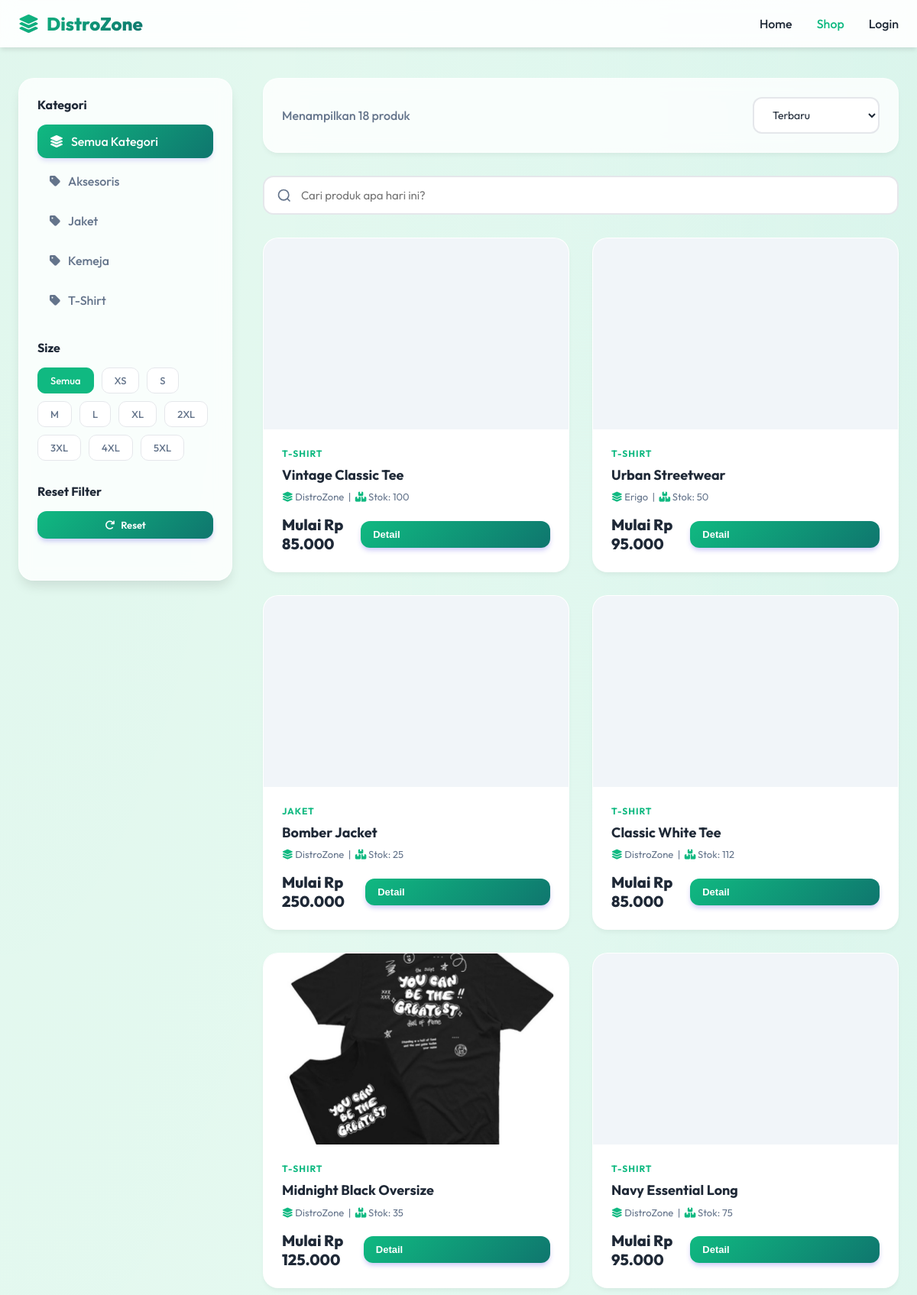
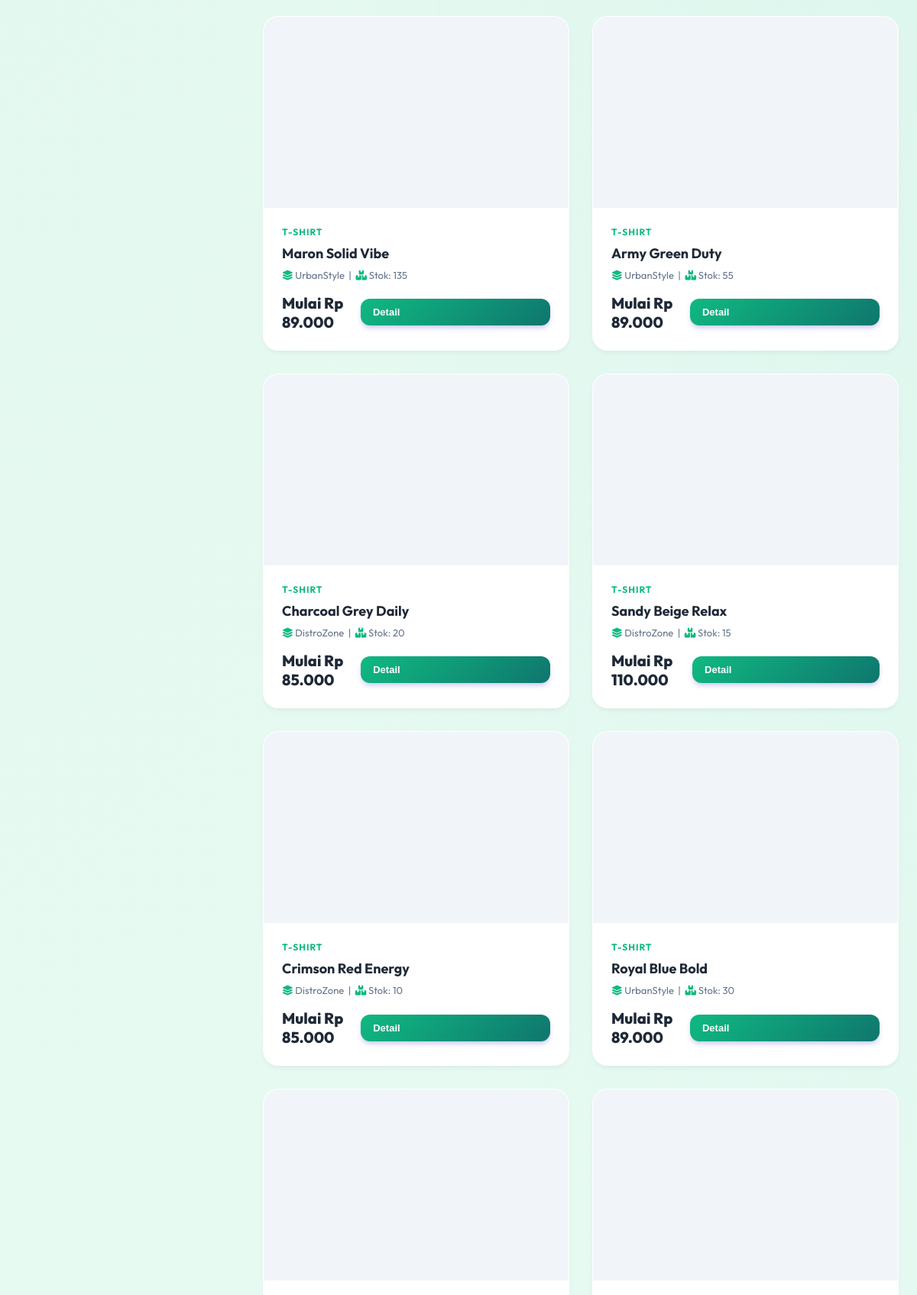
/customer/shop.php (upper part), run on the app's committed database (2 pictures, top to bottom).
### tables this page shows
CREATE TABLE `kategori` (
  `id` int(11) NOT NULL AUTO_INCREMENT,
  `nama_kategori` varchar(50) NOT NULL,
  `slug` varchar(50) NOT NULL,
  PRIMARY KEY (`id`)
);

CREATE TABLE `kaos_master` (
  `id` int(11) NOT NULL AUTO_INCREMENT,
  `nama_kaos` varchar(100) NOT NULL,
  `merek` varchar(50) DEFAULT NULL,
  `kategori_id` int(11) DEFAULT NULL,
  `type_kaos` enum('Lengan Panjang','Lengan Pendek') DEFAULT 'Lengan Pendek',
  `deskripsi` text DEFAULT NULL,
  `foto_utama` varchar(255) DEFAULT NULL,
  `created_at` timestamp NOT NULL DEFAULT current_timestamp(),
  `updated_at` timestamp NOT NULL DEFAULT current_timestamp() ON UPDATE current_timestamp(),
  PRIMARY KEY (`id`),
  KEY `kategori_id` (`kategori_id`),
  CONSTRAINT `kaos_master_ibfk_1` FOREIGN KEY (`kategori_id`) REFERENCES `kategori` (`id`) ON DELETE SET NULL
);

### customer/shop.php (the view, shortened to what this page needs)
<?php
function format_rupiah($angka) {
    return 'Rp ' . number_format($angka, 0, ',', '.');
}
try {
    $db = new Database();
    $conn = $db->getConnection();
} catch(Exception $e) {
    die("Koneksi database gagal: " . $e->getMessage());
}
$search = isset($_GET['search']) ? clean_input($_GET['search']) : '';
$kategori = isset($_GET['kategori']) ? intval($_GET['kategori']) : 0;
$size = isset($_GET['size']) ? clean_input($_GET['size']) : '';
$sort = isset($_GET['sort']) ? clean_input($_GET['sort']) : 'terbaru';
$query = "SELECT k.*, kat.nama_kategori, MIN(v.harga) as harga, SUM(v.stok) as total_stok
          FROM kaos_master k
          LEFT JOIN kategori kat ON k.kategori_id = kat.id
          JOIN kaos_varian v ON k.id = v.kaos_master_id
          WHERE 1=1";
$params = [];
$query .= " GROUP BY k.id HAVING total_stok > 0";
switch($sort) {
    default:
        $query .= " ORDER BY k.created_at DESC";
}
try {
    $stmt = $conn->prepare($query);
    $stmt->execute($params);
    $products = $stmt->fetchAll(PDO::FETCH_ASSOC);
} catch(PDOException $e) {
    $products = [];
}
try {
    $stmt_kat = $conn->query("SELECT * FROM kategori ORDER BY nama_kategori");
    $categories = $stmt_kat->fetchAll(PDO::FETCH_ASSOC);
} catch(PDOException $e) {
    $categories = [];
}
$cart_count = 0;
?>
<!DOCTYPE html>
<html lang="id">
<head>
    <link rel="stylesheet" href="https://cdnjs.cloudflare.com/ajax/libs/font-awesome/6.4.0/css/all.min.css">
</head>
<body>
    <nav class="navbar">
        <div class="navbar-content">
            <a href="index.php" class="logo" style="display: flex; align-items: center; gap: 10px;">
                <i class="fas fa-layer-group"></i>
                DistroZone
            </a>
            <div class="nav-links">
                <a href="index.php">Home</a>
                <a href="shop.php" class="active">Shop</a>
                <?php if(isset($_SESSION['user_id'])): ?>
                    <a href="cart.php" class="cart-icon">
                        <i class="fas fa-shopping-bag"></i>
                        <?php if($cart_count > 0): ?>
                            <span class="cart-badge"><?php echo $cart_count; ?></span>
                        <?php endif; ?>
                    </a>
                    <a href="orders.php" title="Pesanan Saya"><i class="fas fa-box"></i></a>
                    <a href="../auth/logout.php" class="btn">Logout</a>
                <?php else: ?>
                    <a href="../auth/login.php" class="btn">Login</a>
                <?php endif; ?>
            </div>
        </div>
    </nav>
    <div class="container">
        <div class="shop-layout">
            <aside class="filters-sidebar">
                <div class="filter-section">
                    <h3 class="filter-title">Kategori</h3>
                    <a href="shop.php" class="filter-option <?php echo $kategori == 0 ? 'active' : ''; ?>">
                        <i class="fas fa-layer-group"></i> Semua Kategori
                    </a>
                    <?php foreach($categories as $kat): ?>
                        <a href="?kategori=<?php echo $kat['id']; ?><?php echo !empty($size) ? '&size='.$size : ''; ?><?php echo !empty($search) ? '&search='.urlencode($search) : ''; ?>"
                           class="filter-option <?php echo $kategori == $kat['id'] ? 'active' : ''; ?>">
                            <i class="fas fa-tag"></i> <?php echo htmlspecialchars($kat['nama_kategori']); ?>
                        </a>
                    <?php endforeach; ?>
                </div>
                <div class="filter-section">
                    <h3 class="filter-title">Size</h3>
                    <div class="filter-buttons">
                        <a href="shop.php<?php echo $kategori > 0 ? '?kategori='.$kategori : ''; ?><?php echo !empty($search) ? (($kategori > 0 ? '&' : '?').'search='.urlencode($search)) : ''; ?>"
                           class="filter-btn <?php echo empty($size) ? 'active' : ''; ?>">
                            Semua
                        </a>
                        <?php
                        $sizes = ['XS', 'S', 'M', 'L', 'XL', '2XL', '3XL', '4XL', '5XL'];
                        foreach($sizes as $s): ?>
                            <a href="?size=<?php echo $s; ?><?php echo $kategori > 0 ? '&kategori='.$kategori : ''; ?><?php echo !empty($search) ? '&search='.urlencode($search) : ''; ?>"
                               class="filter-btn <?php echo $size == $s ? 'active' : ''; ?>">
                                <?php echo $s; ?>
                            </a>
                        <?php endforeach; ?>
                    </div>
                </div>
                <div class="filter-section">
                    <h3 class="filter-title">Reset Filter</h3>
                    <a href="shop.php" class="btn-add-cart" style="justify-content: center; text-decoration: none;">
                        <i class="fas fa-redo"></i> Reset
                    </a>
                </div>
            </aside>
            <div class="products-area">
                <div class="shop-header">
                    <div class="results-count" style="color: #64748B; font-weight: 500;">
                        Menampilkan <?php echo count($products); ?> produk
                    </div>
                    <form method="GET" style="display: flex; gap: 12px; align-items: center; flex: 1; justify-content: flex-end;">
                        <select name="sort" class="sort-select" onchange="this.form.submit()">
                            <option value="terbaru" <?php echo $sort == 'terbaru' ? 'selected' : ''; ?>>Terbaru</option>
                        </select>
                    </form>
                </div>
                <form method="GET" style="margin-bottom: 30px;">
                    <input type="text" name="search" class="search-bar"
                           placeholder="Cari produk apa hari ini?"
                           value="<?php echo htmlspecialchars($search); ?>">
                </form>
                <?php if(empty($products)): ?>
                    <div class="empty-state">
                        <i class="fas fa-search" style="font-size: 64px; color: #CBD5E1; margin-bottom: 20px;"></i>
                        <h3>Produk Tidak Ditemukan</h3>
                        <p>Coba kata kunci lain atau reset filter Anda.</p>
                        <a href="shop.php" class="btn-add-cart" style="display: inline-block; text-decoration: none; padding: 12px 24px;">Lihat Semua Produk</a>
                    </div>
                <?php else: ?>
                    <div class="products-grid">
                        <?php foreach($products as $product): ?>
                        <div class="product-card">
                            <div class="product-image" style="background-image: url('../<?php echo !empty($product['foto_utama']) ? htmlspecialchars($product['foto_utama']) : 'assets/img/no-image.jpg'; ?>');">
                            </div>
                            <div class="product-info">
                                <div class="product-category"><?php echo htmlspecialchars($product['nama_kategori']); ?></div>
                                <div class="product-name"><?php echo htmlspecialchars($product['nama_kaos']); ?></div>
                                <div class="product-meta">
                                    <i class="fas fa-layer-group" style="color: var(--primary);"></i> <?php echo htmlspecialchars($product['merek']); ?>
                                    &nbsp;|&nbsp;
                                    <i class="fas fa-boxes" style="color: var(--primary);"></i> Stok: <?php echo htmlspecialchars($product['total_stok']); ?>
                                </div>
                                <div class="product-footer">
                                    <div class="product-price">Mulai <?php echo format_rupiah($product['harga']); ?></div>
                                    <button onclick='openQuickView(<?php echo json_encode($product); ?>)' class="btn-add-cart" style="text-decoration: none; border: none; cursor: pointer; width: 100%;">
                                        Detail
                                    </button>
                                </div>
                            </div>
                        </div>
                        <?php endforeach; ?>
                    </div>
                <?php endif; ?>
            </div>
        </div>
    </div>
</body>
</html>

### data on the page
kategori: nama_kategori "Aksesoris"
kategori: nama_kategori "Jaket"
kategori: nama_kategori "Kemeja"
kategori: nama_kategori "T-Shirt"
kaos_master: kategori.nama_kategori "T-SHIRT", nama_kaos "Vintage Classic Tee", merek "DistroZone", total_stok "100", harga "Rp 85.000"
kaos_master: kategori.nama_kategori "T-SHIRT", nama_kaos "Urban Streetwear", merek "Erigo", total_stok "50", harga "Rp 95.000"
kaos_master: kategori.nama_kategori "JAKET", nama_kaos "Bomber Jacket", merek "DistroZone", total_stok "25", harga "Rp 250.000"
kaos_master: kategori.nama_kategori "T-SHIRT", nama_kaos "Classic White Tee", merek "DistroZone", total_stok "112", harga "Rp 85.000"
kaos_master: foto_utama (picture), kategori.nama_kategori "T-SHIRT", nama_kaos "Midnight Black Oversize", merek "DistroZone", total_stok "35", harga "Rp 125.000"
kaos_master: kategori.nama_kategori "T-SHIRT", nama_kaos "Navy Essential Long", merek "DistroZone", total_stok "75", harga "Rp 95.000"
kaos_master: kategori.nama_kategori "T-SHIRT", nama_kaos "Maron Solid Vibe", merek "UrbanStyle", total_stok "135", harga "Rp 89.000"
kaos_master: kategori.nama_kategori "T-SHIRT", nama_kaos "Army Green Duty", merek "UrbanStyle", total_stok "55", harga "Rp 89.000"
kaos_master: kategori.nama_kategori "T-SHIRT", nama_kaos "Charcoal Grey Daily", merek "DistroZone", total_stok "20", harga "Rp 85.000"
kaos_master: kategori.nama_kategori "T-SHIRT", nama_kaos "Sandy Beige Relax", merek "DistroZone", total_stok "15", harga "Rp 110.000"
kaos_master: kategori.nama_kategori "T-SHIRT", nama_kaos "Crimson Red Energy", merek "DistroZone", total_stok "10", harga "Rp 85.000"
kaos_master: kategori.nama_kategori "T-SHIRT", nama_kaos "Royal Blue Bold", merek "UrbanStyle", total_stok "30", harga "Rp 89.000"

### other printed values
$s "XS"
$s "S"
$s "M"
$s "L"
$s "XL"
$s "2XL"
$s "3XL"
$s "4XL"
$s "5XL"
count($products) "18"
